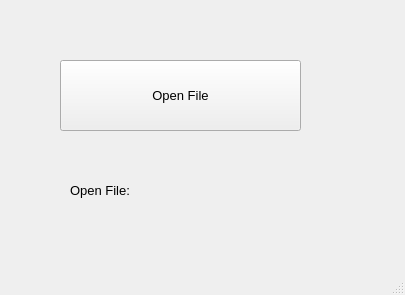
<?xml version="1.0" encoding="UTF-8"?>
<ui version="4.0">
 <class>MainWindow</class>
 <widget class="QMainWindow" name="MainWindow">
  <property name="geometry">
   <rect>
    <x>0</x>
    <y>0</y>
    <width>405</width>
    <height>295</height>
   </rect>
  </property>
  <property name="windowTitle">
   <string>MainWindow</string>
  </property>
  <widget class="QWidget" name="centralwidget">
   <widget class="QPushButton" name="pushButton">
    <property name="geometry">
     <rect>
      <x>60</x>
      <y>60</y>
      <width>241</width>
      <height>71</height>
     </rect>
    </property>
    <property name="font">
     <font>
      <pointsize>10</pointsize>
     </font>
    </property>
    <property name="text">
     <string>Open File</string>
    </property>
   </widget>
   <widget class="QLabel" name="label">
    <property name="geometry">
     <rect>
      <x>70</x>
      <y>160</y>
      <width>231</width>
      <height>61</height>
     </rect>
    </property>
    <property name="font">
     <font>
      <pointsize>10</pointsize>
     </font>
    </property>
    <property name="text">
     <string>Open File:</string>
    </property>
   </widget>
  </widget>
  <widget class="QMenuBar" name="menubar">
   <property name="geometry">
    <rect>
     <x>0</x>
     <y>0</y>
     <width>405</width>
     <height>21</height>
    </rect>
   </property>
  </widget>
  <widget class="QStatusBar" name="statusbar"/>
 </widget>
 <resources/>
 <connections/>
</ui>
